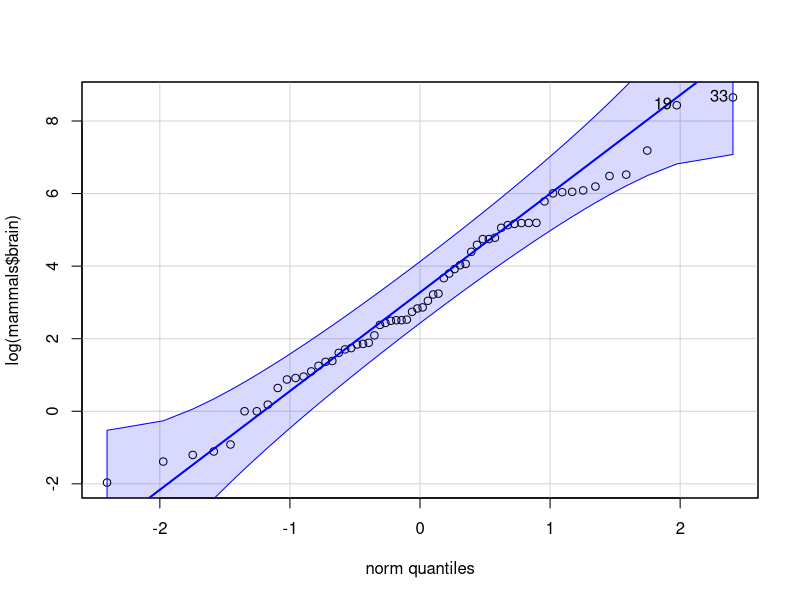
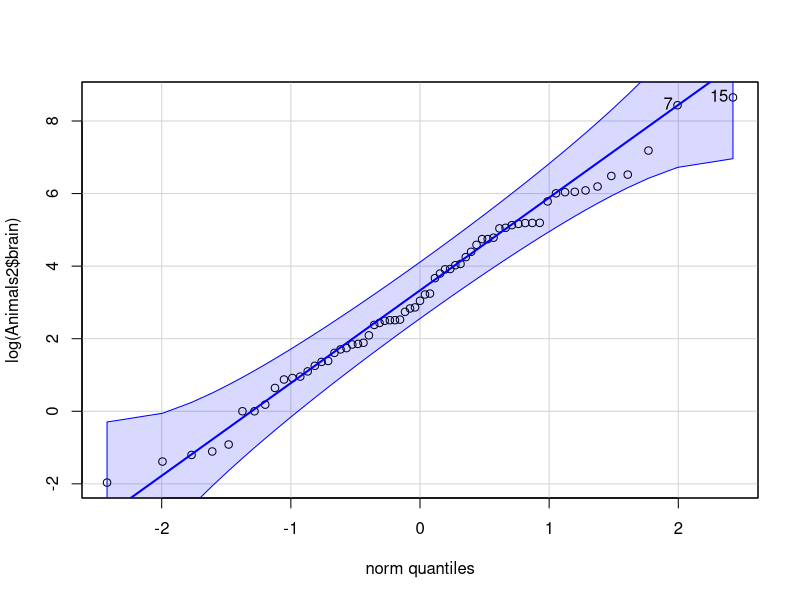
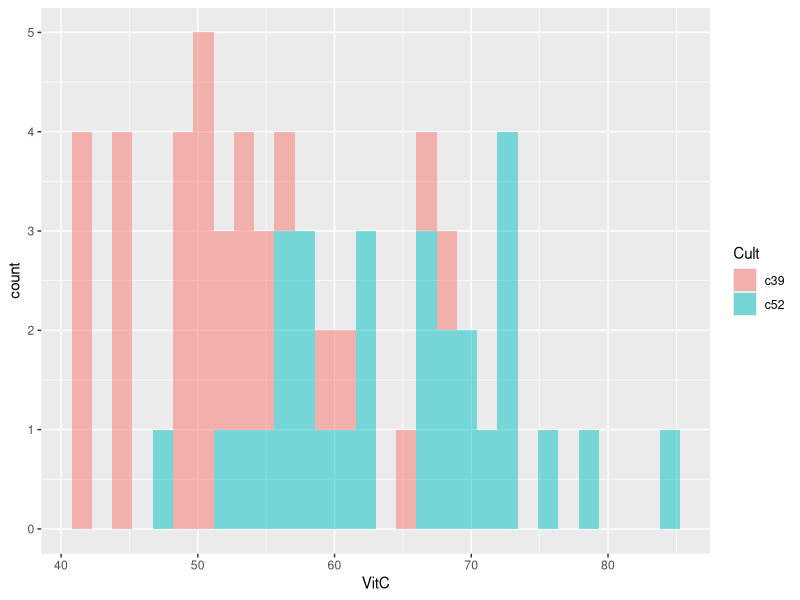
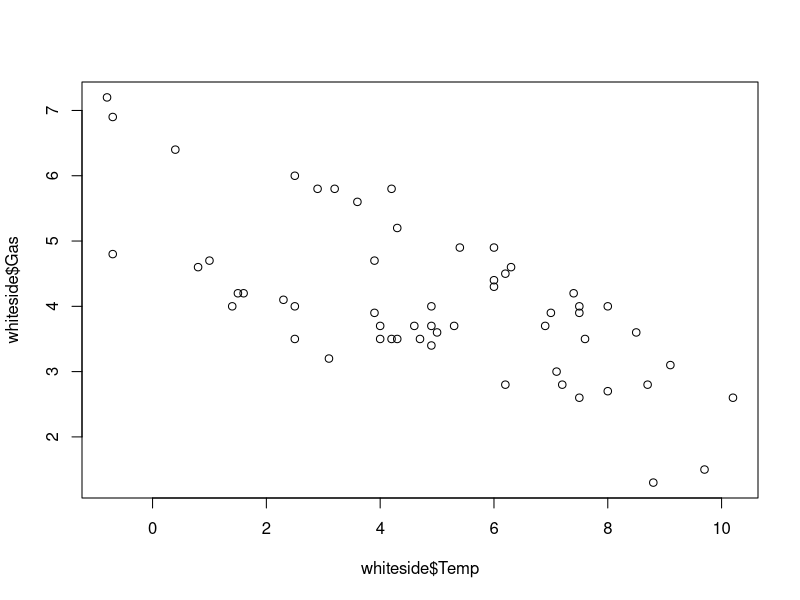
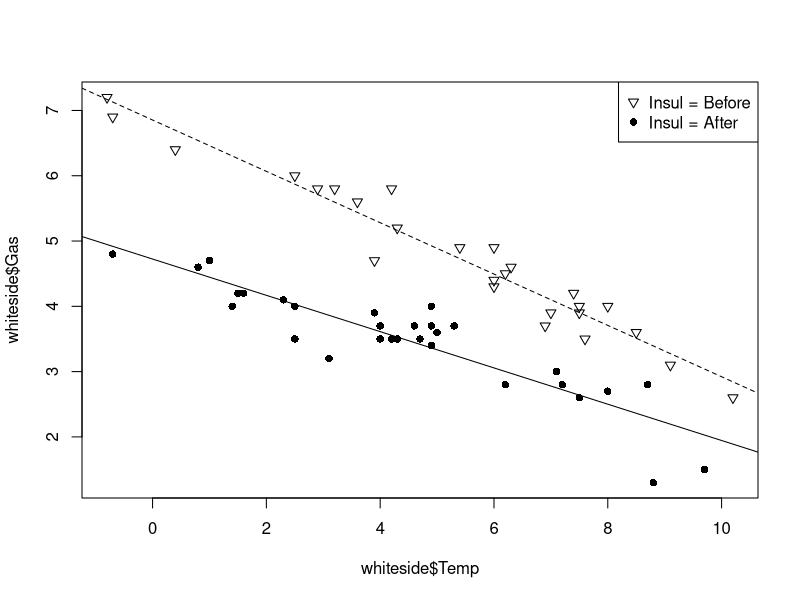
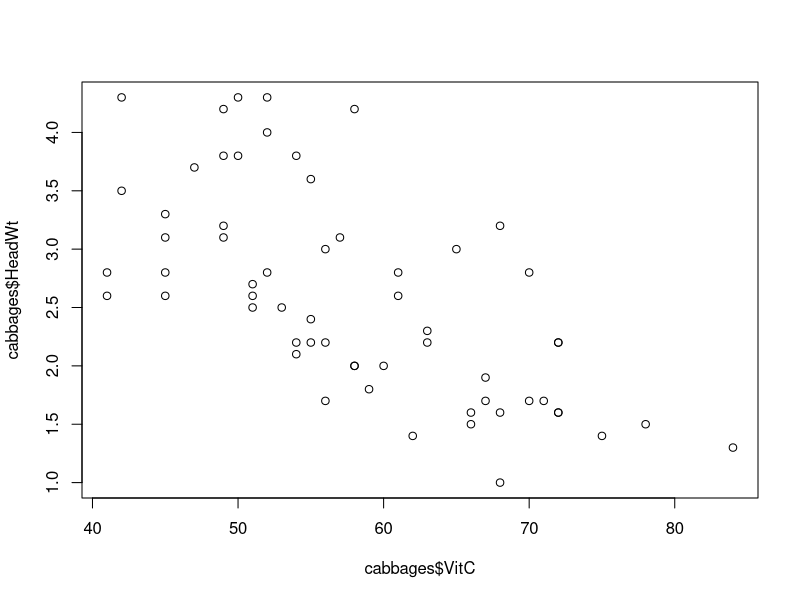
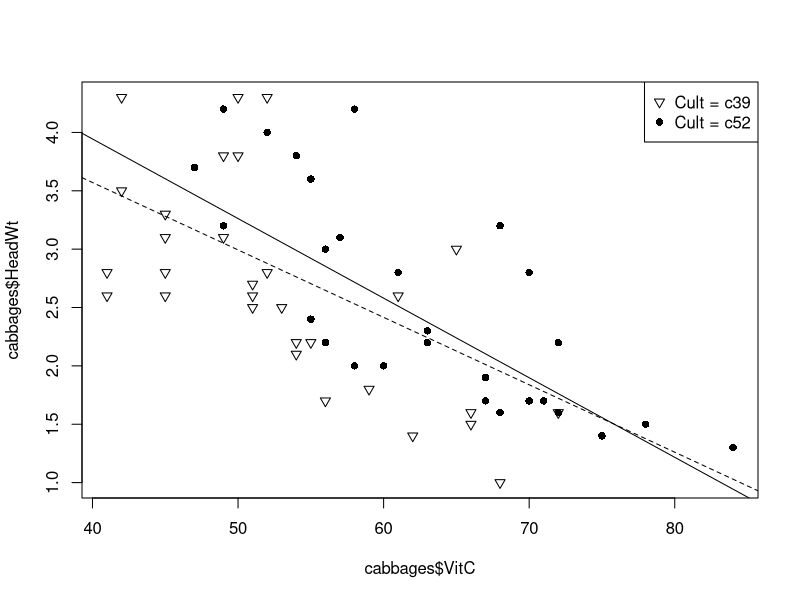

Recreate these plots in R, in order.
## ---- chunk 1
knitr::opts_chunk$set(echo = TRUE)
## ---- chunk 2
library(MASS)
library(robustbase)
A <- MASS::mammals
B <- robustbase::Animals2

dim(A)
head(A)
tail(A)
str(A)

rownames(A)
colnames(A)

dim(B)
head(B)
tail(B)
str(B)

rownames(B)
colnames(B)

commonAnimals <- intersect(rownames(A), rownames(B))
setdiff(rownames(A), rownames(B))
setdiff(rownames(B), rownames(A))
#Gran parte de los elementos aparecen diferentes porque no están bien escritos.
## ---- chunk 3
library(MASS)
library(robustbase)
library(car)

qqPlot(log(mammals$brain))
qqPlot(log(Animals2$brain))
#Presentan un comportamineto similar, ya que sus graficas son similares.
## ---- chunk 4
libReturn<-library()
libReturn[[2]][1:5,1]

head(libReturn$results,n=5)
sum(table(head(libReturn$results,n=5)))
#Hay 15 librerias instaladas.
## ---- chunk 5
dim(cabbages)
str(cabbages)
head(cabbages)
tail(cabbages)
sum(is.na(cabbages))

dim(Chile)
str(Chile)
head(Chile)
tail(Chile)
sum(is.na(Chile))

summary(c(cabbages, Chile))
## ---- chunk 6
library(ggplot2)
#qqplot(cabbages$VitC, y = )
#qqplot(cabbages$HeadWt, y=)
## ---- chunk 7
ggplot(data=cabbages, aes(x=VitC, fill=Cult))+geom_histogram(alpha=0.5)
## ---- chunk 8
#Diagrama de dispersión global.
plot(whiteside$Temp, whiteside$Gas)
#Diagrama de dispersión etiquetando según un factor.
plot(whiteside$Temp, whiteside$Gas, pch=c(6,16)[whiteside$Insul])
legend(x="topright",legend=c("Insul = Before","Insul = After"), pch=c(6,16))
# Planteamos 2 modelos lineales, uno para los datos de cada factor
Model1 <- lm(Gas ~ Temp, data = whiteside, subset = which(Insul == "Before"))
Model2 <- lm(Gas ~ Temp, data = whiteside, subset = which(Insul == "After"))
# Representamos las rectas correspondientes a cada modelo lineal
abline(Model1, lty=2)
abline(Model2)
## ---- chunk 9
#Diagrama de dispersión global.
plot(cabbages$VitC, cabbages$HeadWt)

#Diagrama de dispersión etiquetando según un factor.
plot(cabbages$VitC, cabbages$HeadWt, pch=c(6,16)[whiteside$Insul])
legend(x="topright",legend=c("Cult = c39","Cult = c52"), pch=c(6,16))

# Planteamos 2 modelos lineales, uno para los datos de cada factor
Model1 <- lm(HeadWt ~ VitC, data = cabbages, subset = which(Cult == "c39"))
Model2 <- lm(HeadWt ~ VitC, data = cabbages, subset = which(Cult == "c52"))
# Representamos las rectas correspondientes a cada modelo lineal
abline(Model1, lty=2)
abline(Model2)
